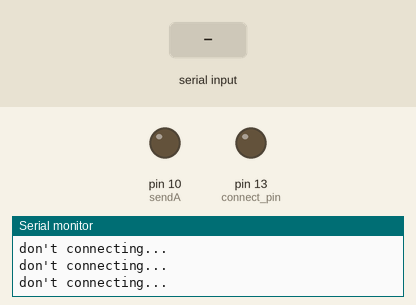
Simulated run of this sketch. Board: Arduino Uno, built with avr-gcc and run on an emulated ATmega328P. On the bench: output pins drawn as LEDs (lit = HIGH), the last lines printed to the serial monitor. The inputs (shaded band) are chosen by the test bench.

Above: at 1.2 s.
1.3 s: "serial_connect\n" received over Serial
At 2.2 s:
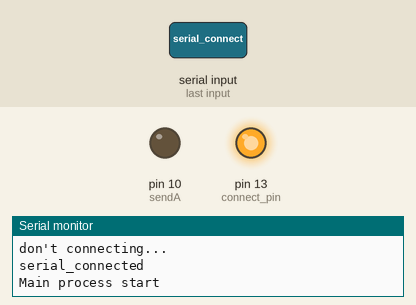
2.8 s: "led_start\n" received over Serial
At 3.2 s:
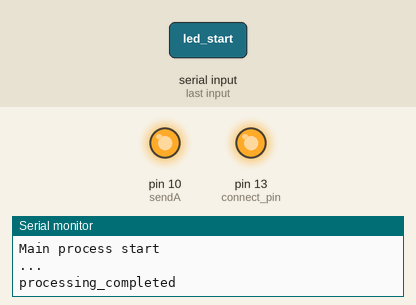
4.3 s: "led_stop\n" received over Serial
At 5.6 s:
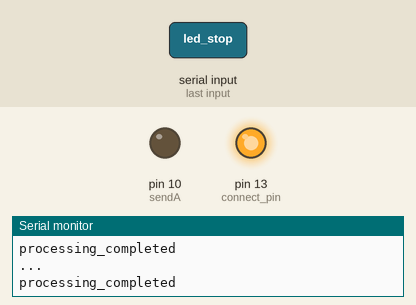
Timing chart, 0 to 7.3 s (numbered marks = the images above; inputs shaded):
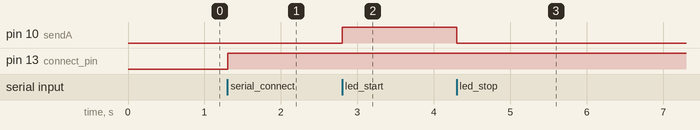

The sketch:

TEST1.ino
```cpp
const int connect_pin = 13;  // 接続確認LED
#define sendA 10

bool serial_connect = false;

void setup() {
  Serial.begin(115200);

  pinMode(connect_pin, OUTPUT);
  pinMode(sendA, OUTPUT);

  digitalWrite(connect_pin, LOW);

}

void loop() {
  // 同期処理
  while (!serial_connect) {
    Serial.println("don't connecting...");

    if (Serial.available() > 0) {
      String data = Serial.readStringUntil('\n');
      data.trim();
      digitalWrite(connect_pin, LOW);

      if (data == "serial_connect") {
        digitalWrite(connect_pin, HIGH);

        Serial.println("serial_connected");
        digitalWrite(connect_pin, HIGH);
        serial_connect = true;

        Serial.println("Main process start");
        break;
      }
    }
  }

  // メイン処理 //
  if (Serial.available() > 0) {
    String data = Serial.readStringUntil('\n');
    data.trim();

    if (data == "led_start") {
      Serial.println("...");
      digitalWrite(sendA, HIGH);
      Serial.println("processing_completed");
    }

    if (data == "led_stop") {
      Serial.println("...");
      digitalWrite(sendA, LOW);
      Serial.println("processing_completed");
    }
  }


}
```

Measured:
- after the input at 1.3 s, pin 13 (connect_pin): LOW → HIGH at once
- after the input at 2.8 s, pin 10 (sendA): LOW → HIGH at once
- after the input at 4.3 s, pin 10 (sendA): HIGH → LOW at once
